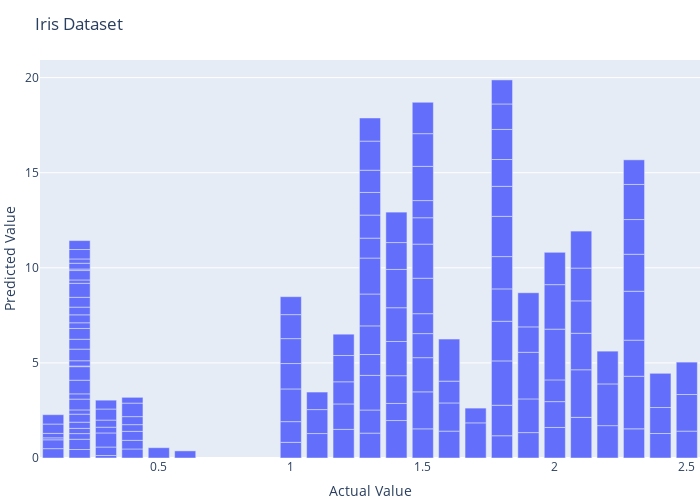

Notebook source saved alongside this figure:
### Markdown cell above
**First, we need to fit/train the model with `sepal_width` and `sepal_length` and then predict the `petal_width`**

### Code cell
import pandas as pd

import plotly.express as px

from sklearn.linear_model import LinearRegression

# Reading the CSV file
df = pd.read_csv(fpath + '/iris.csv')

X = df[['sepal_width', 'sepal_length']]
y = df['petal_width']

# Fit/Train the model on sepal width and length, predict the petal width
model = LinearRegression()
model.fit(X, y)

# Predict the petal width for all X values
y_pred = model.predict(X)

# Plot the graph with actual and predicted values
fig = px.bar(x=y,
                 y=y_pred,
                 labels={'x': 'Actual Value', 'y': 'Predicted Value'})

fig.update_layout(title='Iris Dataset',
                  autosize=False,
                  width=700,
                  height=500,
                  margin=dict(
                      l=0,
                      r=0,
                      b=0,
                  ), )

fig.show()

### Figure 1 — Plotly figure (JSON) as saved in the notebook; plotly's stock layout.template omitted (floating-point values rounded to 4 significant figures; data arrays with more than 128 entries replaced by an {"elided": "..."} marker saying what was removed)
{"data": [{"alignmentgroup": "True", "hovertemplate": "Actual Value=%{x}<br>Predicted Value=%{y}<extra></extra>", "legendgroup": "", "marker": {"color": "#636efa", "pattern": {"shape": ""}}, "name": "", "offsetgroup": "", "orientation": "v", "showlegend": false, "textposition": "auto", "type": "bar", "x": {"elided": "150 float values"}, "xaxis": "x", "y": {"elided": "150 float values"}, "yaxis": "y"}], "layout": {"autosize": false, "barmode": "relative", "height": 500, "legend": {"tracegroupgap": 0}, "margin": {"b": 0, "l": 0, "r": 0, "t": 60}, "title": {"text": "Iris Dataset"}, "width": 700, "xaxis": {"anchor": "y", "domain": [0, 1], "title": {"text": "Actual Value"}}, "yaxis": {"anchor": "x", "domain": [0, 1], "title": {"text": "Predicted Value"}}}}
